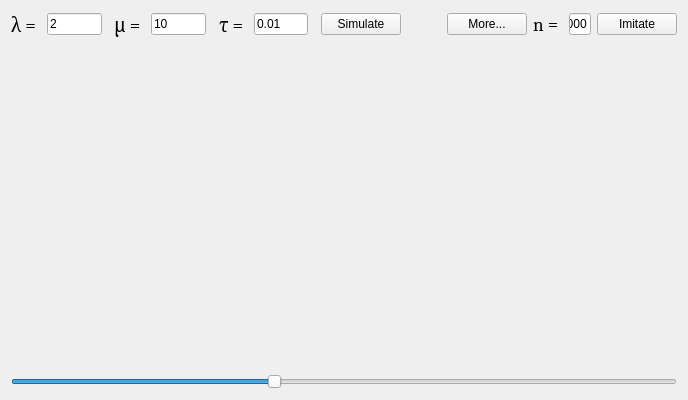
<?xml version="1.0" encoding="UTF-8"?>
<ui version="4.0">
 <class>Lab1_GUIClass</class>
 <widget class="QWidget" name="Lab1_GUIClass">
  <property name="geometry">
   <rect>
    <x>0</x>
    <y>0</y>
    <width>688</width>
    <height>400</height>
   </rect>
  </property>
  <property name="windowTitle">
   <string>GUI</string>
  </property>
  <layout class="QVBoxLayout" name="verticalLayout_2" stretch="1,10,1">
   <item>
    <layout class="QHBoxLayout" name="horizontalLayout_3" stretch="0,8,1,0,8,1,0,8,1,3,0,0,0,1,3">
     <item>
      <widget class="QLabel" name="label">
       <property name="font">
        <font>
         <family>Cambria</family>
         <pointsize>14</pointsize>
        </font>
       </property>
       <property name="text">
        <string>λ = </string>
       </property>
      </widget>
     </item>
     <item>
      <widget class="QLineEdit" name="lambda">
       <property name="text">
        <string>2</string>
       </property>
      </widget>
     </item>
     <item>
      <spacer name="horizontalSpacer">
       <property name="orientation">
        <enum>Qt::Horizontal</enum>
       </property>
       <property name="sizeHint" stdset="0">
        <size>
         <width>40</width>
         <height>20</height>
        </size>
       </property>
      </spacer>
     </item>
     <item>
      <widget class="QLabel" name="label_2">
       <property name="font">
        <font>
         <family>Cambria</family>
         <pointsize>14</pointsize>
        </font>
       </property>
       <property name="text">
        <string>μ = </string>
       </property>
      </widget>
     </item>
     <item>
      <widget class="QLineEdit" name="mu">
       <property name="text">
        <string>10</string>
       </property>
      </widget>
     </item>
     <item>
      <spacer name="horizontalSpacer_2">
       <property name="orientation">
        <enum>Qt::Horizontal</enum>
       </property>
       <property name="sizeHint" stdset="0">
        <size>
         <width>40</width>
         <height>20</height>
        </size>
       </property>
      </spacer>
     </item>
     <item>
      <widget class="QLabel" name="label_3">
       <property name="font">
        <font>
         <family>Cambria</family>
         <pointsize>14</pointsize>
        </font>
       </property>
       <property name="text">
        <string>τ = </string>
       </property>
      </widget>
     </item>
     <item>
      <widget class="QLineEdit" name="tau">
       <property name="text">
        <string>0.01</string>
       </property>
      </widget>
     </item>
     <item>
      <spacer name="horizontalSpacer_3">
       <property name="orientation">
        <enum>Qt::Horizontal</enum>
       </property>
       <property name="sizeHint" stdset="0">
        <size>
         <width>40</width>
         <height>20</height>
        </size>
       </property>
      </spacer>
     </item>
     <item>
      <widget class="QPushButton" name="simulate">
       <property name="text">
        <string>Simulate</string>
       </property>
      </widget>
     </item>
     <item>
      <spacer name="horizontalSpacer_4">
       <property name="orientation">
        <enum>Qt::Horizontal</enum>
       </property>
       <property name="sizeHint" stdset="0">
        <size>
         <width>40</width>
         <height>20</height>
        </size>
       </property>
      </spacer>
     </item>
     <item>
      <widget class="QPushButton" name="subwidget">
       <property name="text">
        <string>More...</string>
       </property>
      </widget>
     </item>
     <item>
      <widget class="QLabel" name="label_4">
       <property name="font">
        <font>
         <family>Cambria</family>
         <pointsize>14</pointsize>
        </font>
       </property>
       <property name="text">
        <string>n = </string>
       </property>
      </widget>
     </item>
     <item>
      <widget class="QLineEdit" name="n">
       <property name="text">
        <string>1000</string>
       </property>
      </widget>
     </item>
     <item>
      <widget class="QPushButton" name="imitate">
       <property name="text">
        <string>Imitate</string>
       </property>
      </widget>
     </item>
    </layout>
   </item>
   <item>
    <layout class="QHBoxLayout" name="visualization_layout"/>
   </item>
   <item>
    <widget class="QSlider" name="time">
     <property name="minimum">
      <number>55</number>
     </property>
     <property name="maximum">
      <number>5000</number>
     </property>
     <property name="value">
      <number>2000</number>
     </property>
     <property name="orientation">
      <enum>Qt::Horizontal</enum>
     </property>
    </widget>
   </item>
  </layout>
 </widget>
 <layoutdefault spacing="6" margin="11"/>
 <resources>
  <include location="Lab1_GUI.qrc"/>
 </resources>
 <connections/>
</ui>
